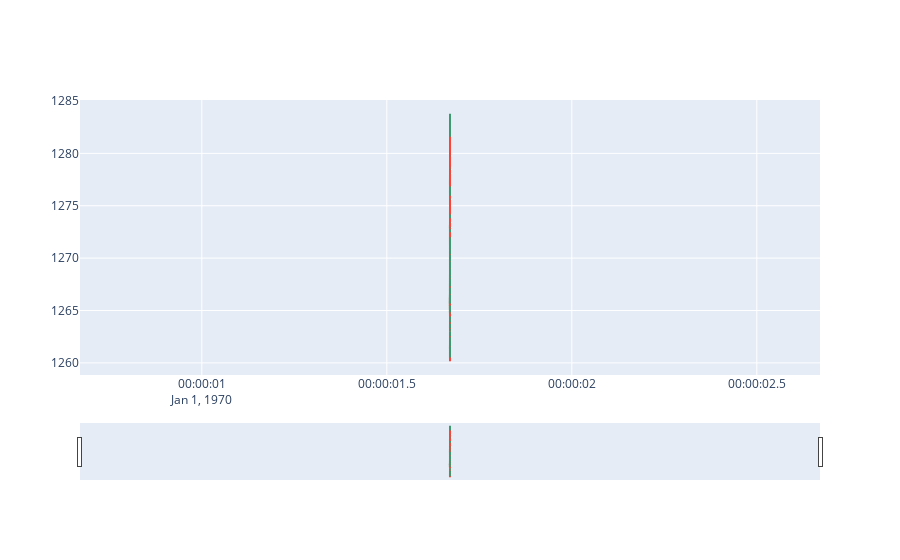

Write notebook code for a chart like this one.
### Code cell
fig = go.Figure(data=[go.Candlestick(x=ohlc['date'],
                open=ohlc['open'],
                high=ohlc['high'],
                low=ohlc['low'],
                close=ohlc['close'])])
fig.show()

### Figure 1 — Plotly figure (JSON) as saved in the notebook; plotly's stock layout.template omitted (floating-point values rounded to 4 significant figures; data arrays with more than 128 entries replaced by an {"elided": "..."} marker saying what was removed)
{"data": [{"close": {"elided": "720 str values"}, "high": {"elided": "720 str values"}, "low": {"elided": "720 str values"}, "open": {"elided": "720 str values"}, "type": "candlestick", "x": {"elided": "720 str values"}}], "layout": {}}
